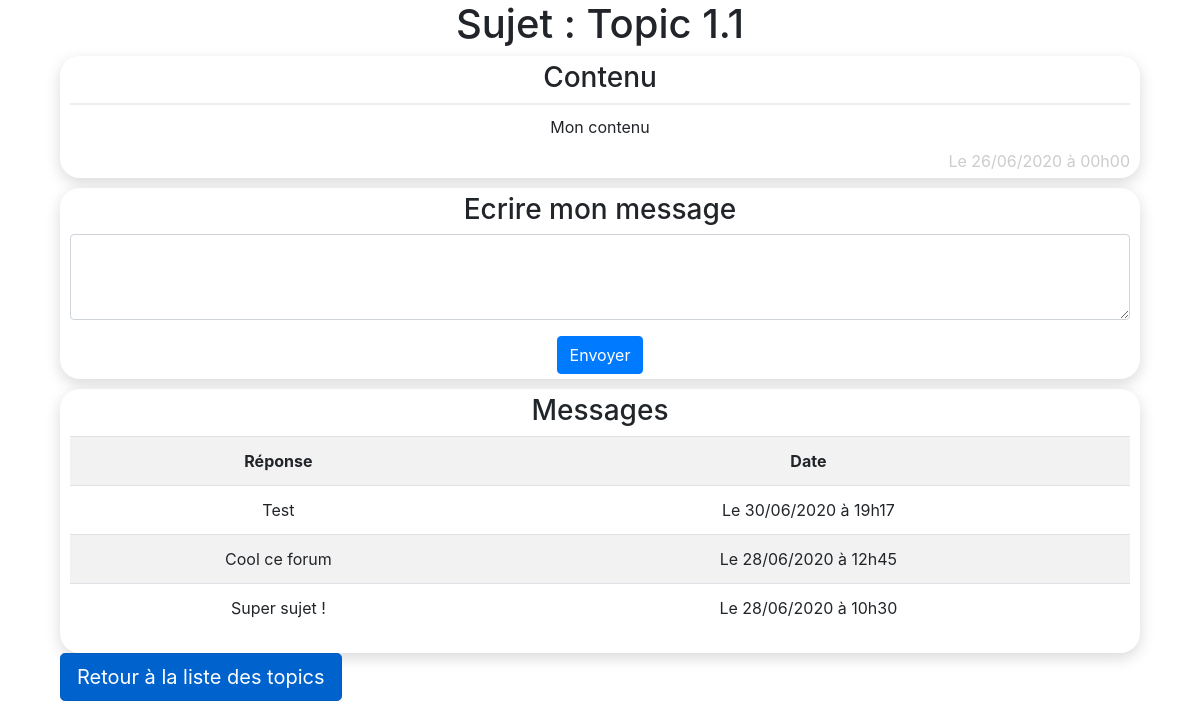
Screenshot of /contenu.php?categorie=1&topic=1 with the database file from the repository.
### tables this page shows
CREATE TABLE `topic` (
  `id` int(11) NOT NULL,
  `id_forum` int(11) NOT NULL,
  `titre` varchar(50) NOT NULL,
  `contenu` text NOT NULL,
  `date_creation` datetime NOT NULL
);

CREATE TABLE `topic_commentaire` (
  `id` int(11) NOT NULL,
  `id_topic` int(11) NOT NULL,
  `texte` text NOT NULL,
  `date_creation` datetime NOT NULL
);

### contenu.php (the view, shortened to what this page needs)
<?php
  include("bdd/connexionBDD.php");
  if(isset($_GET['categorie'])) $getid_forum = intval(trim(htmlentities($_GET['categorie'])));
  if(isset($_GET['topic'])) $getid_topic = intval(trim(htmlentities($_GET['topic'])));
  $req = $db->prepare("SELECT *, DATE_FORMAT(date_creation, 'Le %d/%m/%Y à %H\h%i') as date_c FROM topic WHERE id = ? AND id_forum = ? ORDER BY date_creation DESC");
  $req->execute(array($getid_topic, $getid_forum));
  $res = $req->fetch();
  $req_mess = $db->prepare("SELECT *, DATE_FORMAT(date_creation, 'Le %d/%m/%Y à %H\h%i') as date_c FROM topic_commentaire WHERE id_topic = ? ORDER BY date_creation DESC");
  $req_mess->execute(array($getid_topic));
  $res_mess = $req_mess->fetchAll();
?>
<!DOCTYPE html>
<html lang="fr">
  <head>
    <link rel="stylesheet" href="https://stackpath.bootstrapcdn.com/bootstrap/4.3.1/css/bootstrap.min.css">
    <link rel="stylesheet" href="css/index.css">
  </head>
  <body>
    <div class="container">
    <div class="col-sm-12 col-md-12 col-lg-12">
    <h1 style="text-align: center">Sujet : <td><?= $res['titre'] ?></td></h1>
      <div style="background: white; box-shadow: 0 5px 15px rgba(0, 0, 0, .15); padding: 5px 10px; border-radius: 20px;">
        <h3>Contenu</h3>
          <div style="border-top: 2px solid #eee; padding: 10px 0;"><?= $res['contenu'] ?></div>
          <div style="color: #CCC; text-align: right">
          <?= $res['date_c'] ?>
          </div>
      </div>
      <div style="background: white; box-shadow: 0 5px 15px rgba(0, 0, 0, .15); padding: 5px 10px; border-radius: 20px; margin-top: 10px;">
        <h3>Ecrire mon message</h3>
        <form method="post">
        <div class="form-group">
        <textarea class="form-control" name="message" rows="3"></textarea>
        </div>
        <button class="btn btn-primary" type="submit" name="add_msg">Envoyer</button>
        </form>
      </div>
      <div style="background: white; box-shadow: 0 5px 15px rgba(0, 0, 0, .15); padding: 5px 10px; border-radius: 20px; margin-top: 10px;">
        <h3>Messages</h3>
      <div class="table-responsive">
      <table class="table table-striped">
          <tr>
            <th>Réponse</th>
            <th>Date</th>
          </tr>
          <?php
            foreach($res_mess as $rc){
          ?>
            <tr>
              <td><?= $rc['texte'] ?></td>
              <td><?= $rc['date_c'] ?></td>
            </tr>
          <?php
          }
          ?>
        </table>
        </div>
      </div>
            <a href="topic.php?id=<?=$getid_forum?>" class="btn btn-primary btn-lg active" role="button" aria-pressed="true" style="float: left; margin-bottom:10px;">Retour à la liste des topics</a>
</div>
 </body>
</html>

### css/index.css (style rules this page uses)
.container { text-align: center; }

### rows the page displays
topic: titre "Topic 1.1", contenu "Mon contenu"
topic_commentaire: texte "Test", date_c "Le 30/06/2020 à 19h17"
topic_commentaire: texte "Cool ce forum", date_c "Le 28/06/2020 à 12h45"
topic_commentaire: texte "Super sujet !", date_c "Le 28/06/2020 à 10h30"

### other values shown
$res['date_c'] "Le 26/06/2020 à 00h00"
